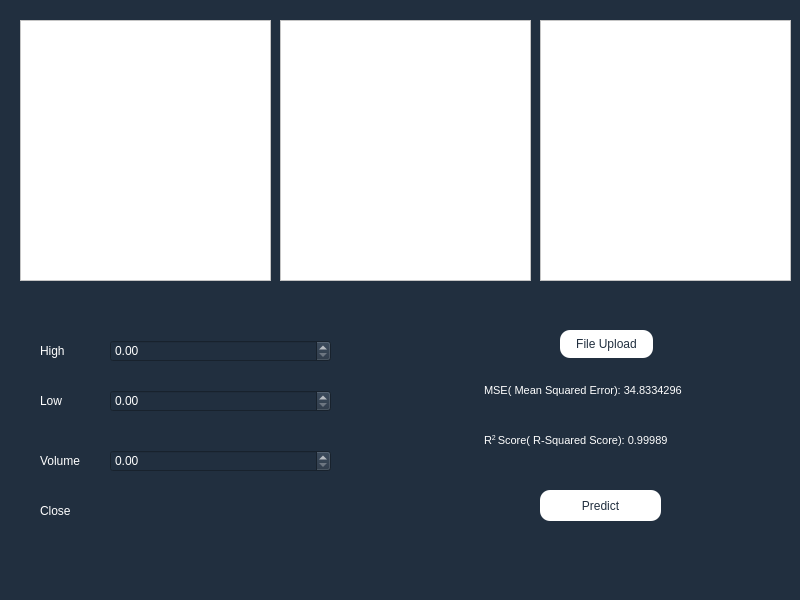
<?xml version="1.0" encoding="UTF-8"?>
<ui version="4.0">
 <class>MainWindow</class>
 <widget class="QMainWindow" name="MainWindow">
  <property name="geometry">
   <rect>
    <x>0</x>
    <y>0</y>
    <width>800</width>
    <height>600</height>
   </rect>
  </property>
  <property name="windowTitle">
   <string>MainWindow</string>
  </property>
  <property name="autoFillBackground">
   <bool>false</bool>
  </property>
  <property name="styleSheet">
   <string notr="true">background-color:rgb(33, 47, 63);
color:#FFF;</string>
  </property>
  <widget class="QWidget" name="centralwidget">
   <widget class="QLabel" name="label">
    <property name="geometry">
     <rect>
      <x>40</x>
      <y>340</y>
      <width>41</width>
      <height>21</height>
     </rect>
    </property>
    <property name="styleSheet">
     <string notr="true"/>
    </property>
    <property name="text">
     <string>High</string>
    </property>
   </widget>
   <widget class="QDoubleSpinBox" name="doubleSpinBox">
    <property name="geometry">
     <rect>
      <x>110</x>
      <y>340</y>
      <width>221</width>
      <height>22</height>
     </rect>
    </property>
   </widget>
   <widget class="QDoubleSpinBox" name="doubleSpinBox_2">
    <property name="geometry">
     <rect>
      <x>110</x>
      <y>390</y>
      <width>221</width>
      <height>22</height>
     </rect>
    </property>
   </widget>
   <widget class="QDoubleSpinBox" name="doubleSpinBox_3">
    <property name="geometry">
     <rect>
      <x>110</x>
      <y>450</y>
      <width>221</width>
      <height>22</height>
     </rect>
    </property>
   </widget>
   <widget class="QLabel" name="label_2">
    <property name="geometry">
     <rect>
      <x>40</x>
      <y>390</y>
      <width>41</width>
      <height>21</height>
     </rect>
    </property>
    <property name="styleSheet">
     <string notr="true"/>
    </property>
    <property name="text">
     <string>Low</string>
    </property>
   </widget>
   <widget class="QLabel" name="label_3">
    <property name="geometry">
     <rect>
      <x>40</x>
      <y>450</y>
      <width>51</width>
      <height>21</height>
     </rect>
    </property>
    <property name="styleSheet">
     <string notr="true">color:#FFF;</string>
    </property>
    <property name="text">
     <string>Volume</string>
    </property>
   </widget>
   <widget class="QLabel" name="label_4">
    <property name="geometry">
     <rect>
      <x>40</x>
      <y>500</y>
      <width>41</width>
      <height>21</height>
     </rect>
    </property>
    <property name="text">
     <string>Close</string>
    </property>
   </widget>
   <widget class="QLineEdit" name="lineEdit">
    <property name="geometry">
     <rect>
      <x>110</x>
      <y>500</y>
      <width>211</width>
      <height>22</height>
     </rect>
    </property>
    <property name="styleSheet">
     <string notr="true">border:none;</string>
    </property>
   </widget>
   <widget class="QGraphicsView" name="graphicsView_3">
    <property name="geometry">
     <rect>
      <x>540</x>
      <y>20</y>
      <width>251</width>
      <height>261</height>
     </rect>
    </property>
    <property name="styleSheet">
     <string notr="true">background-color:#fff;
color:#212f3f;</string>
    </property>
   </widget>
   <widget class="QPushButton" name="pushButton">
    <property name="geometry">
     <rect>
      <x>540</x>
      <y>490</y>
      <width>121</width>
      <height>31</height>
     </rect>
    </property>
    <property name="styleSheet">
     <string notr="true">background-color:#fff;
color:#212f3f;
border-radius:10px;</string>
    </property>
    <property name="text">
     <string>Predict</string>
    </property>
   </widget>
   <widget class="QTextEdit" name="textEdit">
    <property name="geometry">
     <rect>
      <x>480</x>
      <y>380</y>
      <width>251</width>
      <height>31</height>
     </rect>
    </property>
    <property name="styleSheet">
     <string notr="true">border:none;</string>
    </property>
    <property name="html">
     <string>&lt;!DOCTYPE HTML PUBLIC &quot;-//W3C//DTD HTML 4.0//EN&quot; &quot;http://www.w3.org/TR/REC-html40/strict.dtd&quot;&gt;
&lt;html&gt;&lt;head&gt;&lt;meta name=&quot;qrichtext&quot; content=&quot;1&quot; /&gt;&lt;style type=&quot;text/css&quot;&gt;
p, li { white-space: pre-wrap; }
&lt;/style&gt;&lt;/head&gt;&lt;body style=&quot; font-family:'MS Shell Dlg 2'; font-size:7.8pt; font-weight:400; font-style:normal;&quot;&gt;
&lt;p style=&quot; margin-top:0px; margin-bottom:0px; margin-left:0px; margin-right:0px; -qt-block-indent:0; text-indent:0px;&quot;&gt;&lt;span style=&quot; font-size:8pt;&quot;&gt;MSE( Mean Squared Error): 34.8334296&lt;/span&gt;&lt;/p&gt;&lt;/body&gt;&lt;/html&gt;</string>
    </property>
   </widget>
   <widget class="QTextEdit" name="textEdit_2">
    <property name="geometry">
     <rect>
      <x>480</x>
      <y>430</y>
      <width>251</width>
      <height>31</height>
     </rect>
    </property>
    <property name="styleSheet">
     <string notr="true">border:none;</string>
    </property>
    <property name="html">
     <string>&lt;!DOCTYPE HTML PUBLIC &quot;-//W3C//DTD HTML 4.0//EN&quot; &quot;http://www.w3.org/TR/REC-html40/strict.dtd&quot;&gt;
&lt;html&gt;&lt;head&gt;&lt;meta name=&quot;qrichtext&quot; content=&quot;1&quot; /&gt;&lt;style type=&quot;text/css&quot;&gt;
p, li { white-space: pre-wrap; }
&lt;/style&gt;&lt;/head&gt;&lt;body style=&quot; font-family:'MS Shell Dlg 2'; font-size:7.8pt; font-weight:400; font-style:normal;&quot;&gt;
&lt;p style=&quot; margin-top:0px; margin-bottom:0px; margin-left:0px; margin-right:0px; -qt-block-indent:0; text-indent:0px;&quot;&gt;&lt;span style=&quot; font-size:8pt;&quot;&gt;R&lt;/span&gt;&lt;span style=&quot; font-size:8pt; vertical-align:super;&quot;&gt;2 &lt;/span&gt;&lt;span style=&quot; font-size:8pt;&quot;&gt;Score( R-Squared Score): 0.99989&lt;/span&gt;&lt;/p&gt;&lt;/body&gt;&lt;/html&gt;</string>
    </property>
   </widget>
   <widget class="QPushButton" name="pushButton_2">
    <property name="geometry">
     <rect>
      <x>560</x>
      <y>330</y>
      <width>93</width>
      <height>28</height>
     </rect>
    </property>
    <property name="styleSheet">
     <string notr="true">background-color:#FFF;
color:#212f3f;
border-radius: 10px;</string>
    </property>
    <property name="text">
     <string>File Upload</string>
    </property>
   </widget>
   <widget class="QGraphicsView" name="graphicsView_4">
    <property name="geometry">
     <rect>
      <x>280</x>
      <y>20</y>
      <width>251</width>
      <height>261</height>
     </rect>
    </property>
    <property name="styleSheet">
     <string notr="true">background-color:#fff;
color:#212f3f;</string>
    </property>
   </widget>
   <widget class="QGraphicsView" name="graphicsView_5">
    <property name="geometry">
     <rect>
      <x>20</x>
      <y>20</y>
      <width>251</width>
      <height>261</height>
     </rect>
    </property>
    <property name="styleSheet">
     <string notr="true">background-color:#FFF;
color:#212f3f;</string>
    </property>
   </widget>
  </widget>
  <widget class="QMenuBar" name="menubar">
   <property name="geometry">
    <rect>
     <x>0</x>
     <y>0</y>
     <width>800</width>
     <height>26</height>
    </rect>
   </property>
  </widget>
  <widget class="QStatusBar" name="statusbar"/>
 </widget>
 <resources/>
 <connections/>
</ui>
